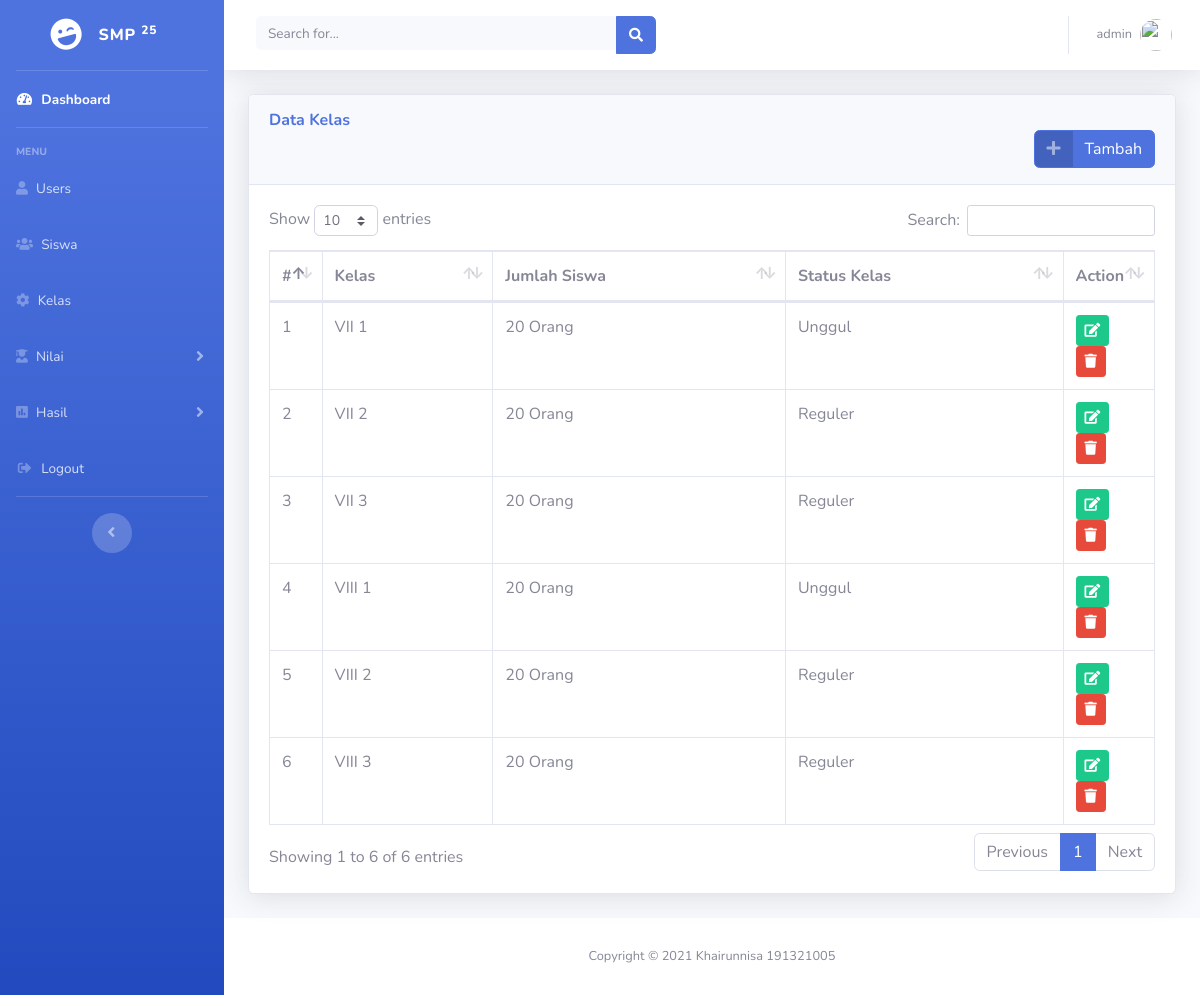
The page /index.php?p=module/master/kelas/index (signed in) on the database its author committed.
### tables this page shows
CREATE TABLE `ms_kelas` (
  `kelas_id` int(11) NOT NULL,
  `kelas_nama` varchar(20) NOT NULL,
  `kelas_jumlah` int(11) NOT NULL,
  `kelas_status` varchar(40) NOT NULL
);

### module/master/kelas/index.php (the view, shortened to what this page needs)
<div class="card shadow mb-4">
    <div class="card-header py-3">
        <h6 class="m-0 font-weight-bold text-primary">Data Kelas</h6>
        <button class="btn btn-primary btn-icon-split" type="button" data-toggle="modal" data-target="#staticBackdrop" style="float: right;">
            <span class="icon text-white-50">
                <i class="fas fa-plus"></i>
            </span>
            <span class="text">Tambah</span>
        </button>
    </div>
    <div class="card-body">
        <div class="table-responsive">
            <table class="table table-bordered" id="dataTable" width="100%" cellspacing="0">
                <thead>
                    <tr>
                        <th>#</th>
                        <th>Kelas</th>
                        <th>Jumlah Siswa</th>
                        <th>Status Kelas</th>
                        <th>Action</th>
                    </tr>
                </thead>
                <tbody>
                    <?php
                    $ambil = $koneksi->query("SELECT * FROM ms_kelas");
                    foreach ($ambil as $no => $row) :
                    ?>
                        <tr>
                            <td style="width: 5%;"><?= $no + 1 ?></td>
                            <td><?= $row['kelas_nama'] ?></td>
                            <td><?= $row['kelas_jumlah'] ?> Orang</td>
                            <td><?= $row['kelas_status'] ?></td>
                            <td style="width: 10%;">
                                <div class="form-button-action">
                                    <a href="#" class="btn btn-success btn-sm" type="button" data-toggle="modal" data-target="#edit<?= $row['kelas_id'] ?>">
                                        <i class="fa fa-edit"></i>
                                    </a>
                                    <a class="btn btn-danger btn-sm" href="?p=module/master/kelas/delete&id=<?= $row['kelas_id'] ?>" onclick="return konfirmasi()">
                                        <i class="fa fa-trash"></i>
                                    </a>
                                </div>
                            </td>
                        </tr>
                    <?php endforeach ?>
                </tbody>
            </table>
        </div>
    </div>
</div>

### rows shown on the page
ms_kelas: kelas_nama "VII 1", kelas_jumlah "20", kelas_status "Unggul"
ms_kelas: kelas_nama "VII 2", kelas_jumlah "20", kelas_status "Reguler"
ms_kelas: kelas_nama "VII 3", kelas_jumlah "20", kelas_status "Reguler"
ms_kelas: kelas_nama "VIII 1", kelas_jumlah "20", kelas_status "Unggul"
ms_kelas: kelas_nama "VIII 2", kelas_jumlah "20", kelas_status "Reguler"
ms_kelas: kelas_nama "VIII 3", kelas_jumlah "20", kelas_status "Reguler"

### other values the page prints
$_SESSION['login']['user_fullname'] "admin"
